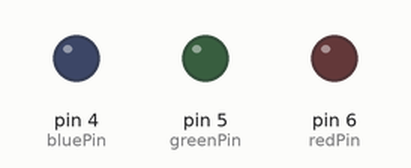
This sketch was run on a simulated Arduino Uno, built with avr-gcc and run on an emulated ATmega328P. Shown: output pins drawn as LEDs (lit = HIGH). Random numbers use the default seed unless the sketch sets one; what the sketch prints to the serial monitor is not drawn.

Above: at 0.02 s.
At 0.5 s:
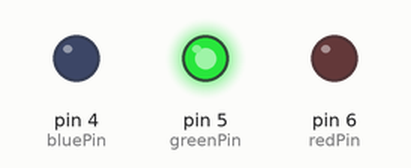
At 1.4 s:
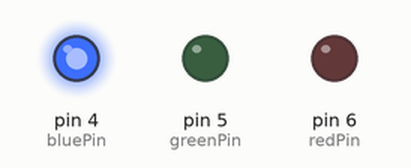
At 6.1 s:
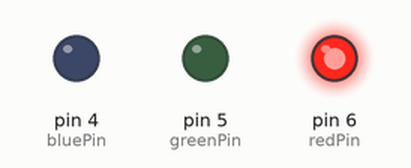
Timing chart, 0 to 8.1 s (numbered marks = the images above):
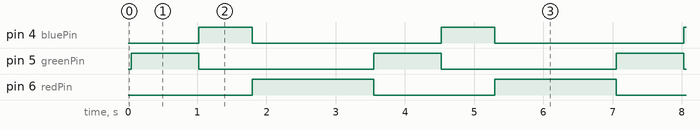

Measured:
- by itself, pin 4 (bluePin): alternates HIGH for 0.77 s and LOW for 2.7 s
- by itself, pin 5 (greenPin): alternates HIGH for 0.98 s and LOW for 2.5 s
- by itself, pin 6 (redPin): alternates HIGH for 1.8 s and LOW for 1.7 s

The sketch:

Lab5.ino
```cpp
#include <TimerOne.h>

//pins
int bluePin = 4;
int greenPin = 5;
int redPin = 6;

//other variables
int arr[50];
int nextTask = 1;
int count = 0;
bool task1 = false;
bool task2 = false;
bool task3 = false;

void setup() {
  Serial.begin(9600);
  pinMode(bluePin, OUTPUT);
  pinMode(greenPin, OUTPUT);
  pinMode(redPin, OUTPUT);

  //interupts
  Timer1.initialize(50000);
  Timer1.attachInterrupt(tasks);
}

void tasks(void) {
  if (nextTask == 1) { // TASK 1
    green();
    task1 = true;
    if (task3) {
      Serial.println("T1 waiting");
    }
    while (task3) {
      delay(1);
    }
    nextTask = 2;
    for (int i = 0; i < 50; i++) {
      int num = random(1, 50);
      arr[i] = num;
      Serial.print("T1 made number: ");
      Serial.println(num);
    }
    if (!task2) {
      Serial.println("T1 waiting");
    }
    task1 = false;

  } else if (nextTask == 2) { // TASK 2
    blue();
    task2 = true;
    if (task1) {
      Serial.println("T2 Waiting");
    }
    while (task1) {
      delay(1);
    }
    for(int i = 0; i < 49; i++) { //bubble sort
      for(int j = 0; j < 49; j++) {
        if(arr[j] > arr[j+1]) {
          int temp = arr[j];
          arr[j] = arr[j+1];
          arr[j+1] = temp;
        }
      }
      Serial.println("T2 bubble run");
    }
    Serial.println("T2 done");
    nextTask = 3;
    task2 = false;

  } else if (nextTask == 3) { // TASK 3
    red();
    task3 = true;
    if (task2) {
      Serial.println("T3 Waiting");
    }
    while (task2) {
      delay(1);
    }
    if (count < 50) {
      Serial.print(count);
      Serial.print(":\t");
      Serial.println(arr[count]);
      count++;
    } else {
      nextTask = 1;
      count = 0;
      task3 = false;
    }
  }
}

void green() {
  digitalWrite(greenPin, HIGH);
  digitalWrite(bluePin, LOW);
  digitalWrite(redPin, LOW);
}

void blue() {
  digitalWrite(greenPin, LOW);
  digitalWrite(bluePin, HIGH);
  digitalWrite(redPin, LOW);
}

void red() {
  digitalWrite(greenPin, LOW);
  digitalWrite(bluePin, LOW);
  digitalWrite(redPin, HIGH);
}

void off() {
  digitalWrite(greenPin, LOW);
  digitalWrite(bluePin, LOW);
  digitalWrite(redPin, LOW);
}
```
